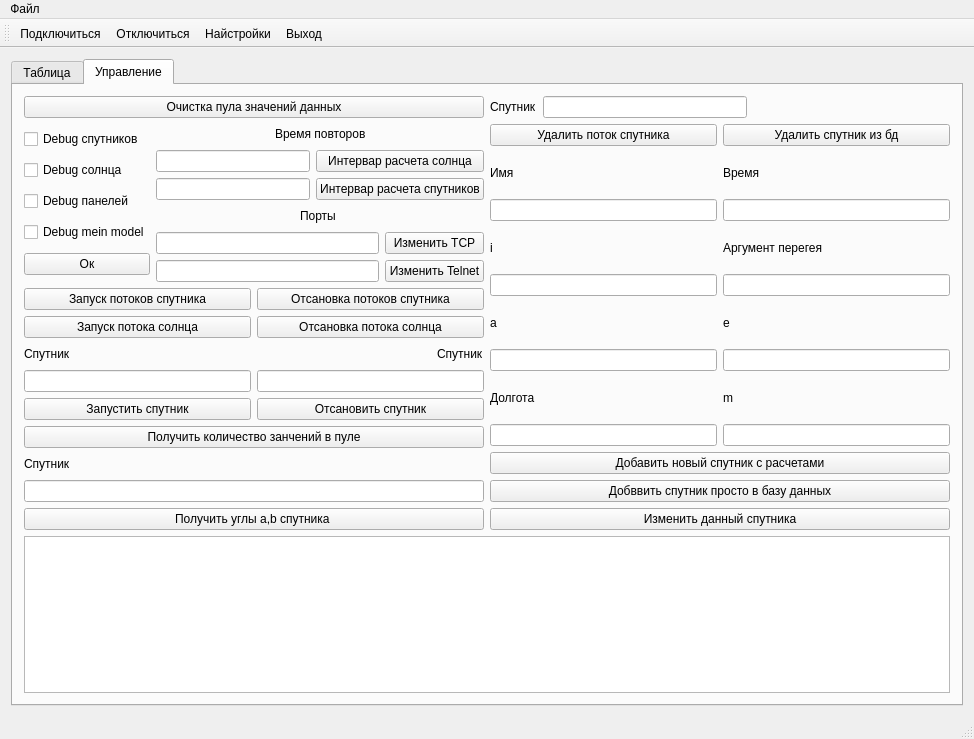
<?xml version="1.0" encoding="UTF-8"?>
<ui version="4.0">
 <class>Client</class>
 <widget class="QMainWindow" name="Client">
  <property name="geometry">
   <rect>
    <x>0</x>
    <y>0</y>
    <width>974</width>
    <height>739</height>
   </rect>
  </property>
  <property name="windowTitle">
   <string>Client</string>
  </property>
  <widget class="QWidget" name="centralWidget">
   <layout class="QGridLayout" name="gridLayout">
    <item row="0" column="1">
     <widget class="QTabWidget" name="tabWidget">
      <property name="currentIndex">
       <number>1</number>
      </property>
      <widget class="QWidget" name="tab">
       <attribute name="title">
        <string>Таблица</string>
       </attribute>
       <layout class="QGridLayout" name="gridLayout_2">
        <item row="0" column="0">
         <layout class="QVBoxLayout" name="verticalLayout">
          <item>
           <layout class="QHBoxLayout" name="horizontalLayout">
            <item>
             <widget class="QComboBox" name="comboBox">
              <property name="maximumSize">
               <size>
                <width>300</width>
                <height>300</height>
               </size>
              </property>
             </widget>
            </item>
            <item>
             <widget class="QPushButton" name="pushButton">
              <property name="text">
               <string>Показать</string>
              </property>
             </widget>
            </item>
            <item>
             <spacer name="horizontalSpacer">
              <property name="orientation">
               <enum>Qt::Horizontal</enum>
              </property>
              <property name="sizeHint" stdset="0">
               <size>
                <width>40</width>
                <height>20</height>
               </size>
              </property>
             </spacer>
            </item>
           </layout>
          </item>
          <item>
           <widget class="QLabel" name="label">
            <property name="text">
             <string>Отключен!</string>
            </property>
           </widget>
          </item>
          <item>
           <layout class="QHBoxLayout" name="horizontalLayout_2">
            <item>
             <widget class="QTableView" name="tableView">
              <property name="sizePolicy">
               <sizepolicy hsizetype="Expanding" vsizetype="Expanding">
                <horstretch>0</horstretch>
                <verstretch>0</verstretch>
               </sizepolicy>
              </property>
              <property name="minimumSize">
               <size>
                <width>460</width>
                <height>0</height>
               </size>
              </property>
              <property name="editTriggers">
               <set>QAbstractItemView::NoEditTriggers</set>
              </property>
             </widget>
            </item>
            <item>
             <spacer name="horizontalSpacer_2">
              <property name="orientation">
               <enum>Qt::Horizontal</enum>
              </property>
              <property name="sizeHint" stdset="0">
               <size>
                <width>5000</width>
                <height>500</height>
               </size>
              </property>
             </spacer>
            </item>
           </layout>
          </item>
          <item>
           <widget class="QProgressBar" name="progressBar">
            <property name="value">
             <number>0</number>
            </property>
           </widget>
          </item>
         </layout>
        </item>
       </layout>
      </widget>
      <widget class="QWidget" name="tab_2">
       <attribute name="title">
        <string>Управление</string>
       </attribute>
       <layout class="QGridLayout" name="gridLayout_3">
        <item row="0" column="0">
         <layout class="QHBoxLayout" name="horizontalLayout_12">
          <item>
           <layout class="QVBoxLayout" name="verticalLayout_13">
            <item>
             <widget class="QPushButton" name="pushButton_20">
              <property name="text">
               <string>Очистка пула значений данных</string>
              </property>
             </widget>
            </item>
            <item>
             <layout class="QHBoxLayout" name="horizontalLayout_6">
              <item>
               <layout class="QVBoxLayout" name="verticalLayout_2">
                <item>
                 <widget class="QCheckBox" name="checkBox">
                  <property name="text">
                   <string>Debug спутников</string>
                  </property>
                 </widget>
                </item>
                <item>
                 <widget class="QCheckBox" name="checkBox_2">
                  <property name="text">
                   <string>Debug солнца</string>
                  </property>
                 </widget>
                </item>
                <item>
                 <widget class="QCheckBox" name="checkBox_3">
                  <property name="text">
                   <string>Debug панелей</string>
                  </property>
                 </widget>
                </item>
                <item>
                 <widget class="QCheckBox" name="checkBox_4">
                  <property name="text">
                   <string>Debug mein model</string>
                  </property>
                 </widget>
                </item>
                <item>
                 <widget class="QPushButton" name="pushButton_2">
                  <property name="text">
                   <string>Ок</string>
                  </property>
                 </widget>
                </item>
               </layout>
              </item>
              <item>
               <layout class="QVBoxLayout" name="verticalLayout_12">
                <item>
                 <layout class="QVBoxLayout" name="verticalLayout_11">
                  <item>
                   <layout class="QHBoxLayout" name="horizontalLayout_8">
                    <item>
                     <spacer name="horizontalSpacer_6">
                      <property name="orientation">
                       <enum>Qt::Horizontal</enum>
                      </property>
                      <property name="sizeHint" stdset="0">
                       <size>
                        <width>40</width>
                        <height>20</height>
                       </size>
                      </property>
                     </spacer>
                    </item>
                    <item>
                     <widget class="QLabel" name="label_3">
                      <property name="text">
                       <string>Время повторов</string>
                      </property>
                     </widget>
                    </item>
                    <item>
                     <spacer name="horizontalSpacer_5">
                      <property name="orientation">
                       <enum>Qt::Horizontal</enum>
                      </property>
                      <property name="sizeHint" stdset="0">
                       <size>
                        <width>40</width>
                        <height>20</height>
                       </size>
                      </property>
                     </spacer>
                    </item>
                   </layout>
                  </item>
                  <item>
                   <layout class="QHBoxLayout" name="horizontalLayout_4">
                    <item>
                     <layout class="QVBoxLayout" name="verticalLayout_5">
                      <item>
                       <widget class="QLineEdit" name="lineEdit_4"/>
                      </item>
                      <item>
                       <widget class="QLineEdit" name="lineEdit_5"/>
                      </item>
                     </layout>
                    </item>
                    <item>
                     <layout class="QVBoxLayout" name="verticalLayout_10">
                      <item>
                       <widget class="QPushButton" name="pushButton_7">
                        <property name="text">
                         <string>Интервар расчета солнца</string>
                        </property>
                       </widget>
                      </item>
                      <item>
                       <widget class="QPushButton" name="pushButton_8">
                        <property name="text">
                         <string>Интервар расчета спутников</string>
                        </property>
                       </widget>
                      </item>
                     </layout>
                    </item>
                   </layout>
                  </item>
                 </layout>
                </item>
                <item>
                 <layout class="QVBoxLayout" name="verticalLayout_9">
                  <item>
                   <layout class="QHBoxLayout" name="horizontalLayout_5">
                    <item>
                     <spacer name="horizontalSpacer_3">
                      <property name="orientation">
                       <enum>Qt::Horizontal</enum>
                      </property>
                      <property name="sizeHint" stdset="0">
                       <size>
                        <width>40</width>
                        <height>20</height>
                       </size>
                      </property>
                     </spacer>
                    </item>
                    <item>
                     <widget class="QLabel" name="label_2">
                      <property name="text">
                       <string>Порты </string>
                      </property>
                     </widget>
                    </item>
                    <item>
                     <spacer name="horizontalSpacer_4">
                      <property name="orientation">
                       <enum>Qt::Horizontal</enum>
                      </property>
                      <property name="sizeHint" stdset="0">
                       <size>
                        <width>40</width>
                        <height>20</height>
                       </size>
                      </property>
                     </spacer>
                    </item>
                   </layout>
                  </item>
                  <item>
                   <layout class="QHBoxLayout" name="horizontalLayout_3">
                    <item>
                     <layout class="QVBoxLayout" name="verticalLayout_4">
                      <item>
                       <widget class="QLineEdit" name="lineEdit_2"/>
                      </item>
                      <item>
                       <widget class="QLineEdit" name="lineEdit_3"/>
                      </item>
                     </layout>
                    </item>
                    <item>
                     <layout class="QVBoxLayout" name="verticalLayout_8">
                      <item>
                       <widget class="QPushButton" name="pushButton_5">
                        <property name="text">
                         <string>Изменить TCP</string>
                        </property>
                       </widget>
                      </item>
                      <item>
                       <widget class="QPushButton" name="pushButton_6">
                        <property name="text">
                         <string>Изменить Telnet</string>
                        </property>
                       </widget>
                      </item>
                     </layout>
                    </item>
                   </layout>
                  </item>
                 </layout>
                </item>
               </layout>
              </item>
             </layout>
            </item>
            <item>
             <layout class="QHBoxLayout" name="horizontalLayout_9">
              <item>
               <layout class="QVBoxLayout" name="verticalLayout_6">
                <item>
                 <widget class="QPushButton" name="pushButton_9">
                  <property name="text">
                   <string>Запуск потоков спутника</string>
                  </property>
                 </widget>
                </item>
                <item>
                 <widget class="QPushButton" name="pushButton_11">
                  <property name="text">
                   <string>Запуск потока солнца</string>
                  </property>
                 </widget>
                </item>
                <item>
                 <layout class="QHBoxLayout" name="horizontalLayout_10">
                  <item>
                   <widget class="QLabel" name="label_4">
                    <property name="text">
                     <string>Спутник</string>
                    </property>
                   </widget>
                  </item>
                  <item>
                   <spacer name="horizontalSpacer_7">
                    <property name="orientation">
                     <enum>Qt::Horizontal</enum>
                    </property>
                    <property name="sizeHint" stdset="0">
                     <size>
                      <width>40</width>
                      <height>20</height>
                     </size>
                    </property>
                   </spacer>
                  </item>
                 </layout>
                </item>
                <item>
                 <widget class="QLineEdit" name="lineEdit_6"/>
                </item>
                <item>
                 <widget class="QPushButton" name="pushButton_13">
                  <property name="text">
                   <string>Запустить спутник</string>
                  </property>
                 </widget>
                </item>
               </layout>
              </item>
              <item>
               <layout class="QVBoxLayout" name="verticalLayout_7">
                <item>
                 <widget class="QPushButton" name="pushButton_10">
                  <property name="text">
                   <string>Отсановка потоков спутника</string>
                  </property>
                 </widget>
                </item>
                <item>
                 <widget class="QPushButton" name="pushButton_12">
                  <property name="text">
                   <string>Отсановка потока солнца</string>
                  </property>
                 </widget>
                </item>
                <item>
                 <layout class="QHBoxLayout" name="horizontalLayout_7">
                  <item>
                   <spacer name="horizontalSpacer_8">
                    <property name="orientation">
                     <enum>Qt::Horizontal</enum>
                    </property>
                    <property name="sizeHint" stdset="0">
                     <size>
                      <width>40</width>
                      <height>20</height>
                     </size>
                    </property>
                   </spacer>
                  </item>
                  <item>
                   <widget class="QLabel" name="label_5">
                    <property name="text">
                     <string>Спутник</string>
                    </property>
                   </widget>
                  </item>
                 </layout>
                </item>
                <item>
                 <widget class="QLineEdit" name="lineEdit_7"/>
                </item>
                <item>
                 <widget class="QPushButton" name="pushButton_14">
                  <property name="text">
                   <string>Отсановить спутник</string>
                  </property>
                 </widget>
                </item>
               </layout>
              </item>
             </layout>
            </item>
            <item>
             <layout class="QVBoxLayout" name="verticalLayout_3">
              <item>
               <widget class="QPushButton" name="pushButton_3">
                <property name="text">
                 <string>Получить количество занчений в пуле</string>
                </property>
               </widget>
              </item>
              <item>
               <layout class="QHBoxLayout" name="horizontalLayout_23">
                <item>
                 <widget class="QLabel" name="label_15">
                  <property name="text">
                   <string>Спутник</string>
                  </property>
                 </widget>
                </item>
                <item>
                 <spacer name="horizontalSpacer_9">
                  <property name="orientation">
                   <enum>Qt::Horizontal</enum>
                  </property>
                  <property name="sizeHint" stdset="0">
                   <size>
                    <width>40</width>
                    <height>20</height>
                   </size>
                  </property>
                 </spacer>
                </item>
               </layout>
              </item>
              <item>
               <widget class="QLineEdit" name="lineEdit"/>
              </item>
              <item>
               <widget class="QPushButton" name="pushButton_4">
                <property name="text">
                 <string>Получить углы a,b спутника </string>
                </property>
               </widget>
              </item>
             </layout>
            </item>
           </layout>
          </item>
          <item>
           <layout class="QVBoxLayout" name="verticalLayout_14">
            <item>
             <layout class="QHBoxLayout" name="horizontalLayout_13">
              <item>
               <widget class="QLabel" name="label_6">
                <property name="text">
                 <string>Спутник</string>
                </property>
               </widget>
              </item>
              <item>
               <widget class="QLineEdit" name="lineEdit_8"/>
              </item>
              <item>
               <spacer name="horizontalSpacer_12">
                <property name="orientation">
                 <enum>Qt::Horizontal</enum>
                </property>
                <property name="sizeHint" stdset="0">
                 <size>
                  <width>40</width>
                  <height>20</height>
                 </size>
                </property>
               </spacer>
              </item>
             </layout>
            </item>
            <item>
             <layout class="QHBoxLayout" name="horizontalLayout_11">
              <item>
               <widget class="QPushButton" name="pushButton_15">
                <property name="text">
                 <string>Удалить поток спутника</string>
                </property>
               </widget>
              </item>
              <item>
               <widget class="QPushButton" name="pushButton_16">
                <property name="text">
                 <string>Удалить спутник из бд</string>
                </property>
               </widget>
              </item>
             </layout>
            </item>
            <item>
             <layout class="QHBoxLayout" name="horizontalLayout_22">
              <item>
               <layout class="QVBoxLayout" name="verticalLayout_23">
                <item>
                 <layout class="QVBoxLayout" name="verticalLayout_15">
                  <item>
                   <layout class="QHBoxLayout" name="horizontalLayout_14">
                    <item>
                     <widget class="QLabel" name="label_7">
                      <property name="text">
                       <string>Имя</string>
                      </property>
                     </widget>
                    </item>
                    <item>
                     <spacer name="horizontalSpacer_10">
                      <property name="orientation">
                       <enum>Qt::Horizontal</enum>
                      </property>
                      <property name="sizeHint" stdset="0">
                       <size>
                        <width>40</width>
                        <height>20</height>
                       </size>
                      </property>
                     </spacer>
                    </item>
                   </layout>
                  </item>
                  <item>
                   <widget class="QLineEdit" name="Name"/>
                  </item>
                 </layout>
                </item>
                <item>
                 <layout class="QVBoxLayout" name="verticalLayout_18">
                  <item>
                   <layout class="QHBoxLayout" name="horizontalLayout_20">
                    <item>
                     <widget class="QLabel" name="label_13">
                      <property name="text">
                       <string>i</string>
                      </property>
                     </widget>
                    </item>
                    <item>
                     <spacer name="horizontalSpacer_17">
                      <property name="orientation">
                       <enum>Qt::Horizontal</enum>
                      </property>
                      <property name="sizeHint" stdset="0">
                       <size>
                        <width>40</width>
                        <height>20</height>
                       </size>
                      </property>
                     </spacer>
                    </item>
                   </layout>
                  </item>
                  <item>
                   <widget class="QLineEdit" name="I"/>
                  </item>
                 </layout>
                </item>
                <item>
                 <layout class="QVBoxLayout" name="verticalLayout_16">
                  <item>
                   <layout class="QHBoxLayout" name="horizontalLayout_15">
                    <item>
                     <widget class="QLabel" name="label_8">
                      <property name="text">
                       <string>a</string>
                      </property>
                     </widget>
                    </item>
                    <item>
                     <spacer name="horizontalSpacer_11">
                      <property name="orientation">
                       <enum>Qt::Horizontal</enum>
                      </property>
                      <property name="sizeHint" stdset="0">
                       <size>
                        <width>40</width>
                        <height>20</height>
                       </size>
                      </property>
                     </spacer>
                    </item>
                   </layout>
                  </item>
                  <item>
                   <widget class="QLineEdit" name="A"/>
                  </item>
                 </layout>
                </item>
                <item>
                 <layout class="QVBoxLayout" name="verticalLayout_20">
                  <item>
                   <layout class="QHBoxLayout" name="horizontalLayout_18">
                    <item>
                     <widget class="QLabel" name="label_10">
                      <property name="text">
                       <string>Долгота</string>
                      </property>
                     </widget>
                    </item>
                    <item>
                     <spacer name="horizontalSpacer_15">
                      <property name="orientation">
                       <enum>Qt::Horizontal</enum>
                      </property>
                      <property name="sizeHint" stdset="0">
                       <size>
                        <width>40</width>
                        <height>20</height>
                       </size>
                      </property>
                     </spacer>
                    </item>
                   </layout>
                  </item>
                  <item>
                   <widget class="QLineEdit" name="Dolgota"/>
                  </item>
                 </layout>
                </item>
               </layout>
              </item>
              <item>
               <layout class="QVBoxLayout" name="verticalLayout_24">
                <item>
                 <layout class="QVBoxLayout" name="verticalLayout_22">
                  <item>
                   <layout class="QHBoxLayout" name="horizontalLayout_16">
                    <item>
                     <widget class="QLabel" name="label_12">
                      <property name="text">
                       <string>Время</string>
                      </property>
                     </widget>
                    </item>
                    <item>
                     <spacer name="horizontalSpacer_13">
                      <property name="orientation">
                       <enum>Qt::Horizontal</enum>
                      </property>
                      <property name="sizeHint" stdset="0">
                       <size>
                        <width>40</width>
                        <height>20</height>
                       </size>
                      </property>
                     </spacer>
                    </item>
                   </layout>
                  </item>
                  <item>
                   <widget class="QLineEdit" name="Time"/>
                  </item>
                 </layout>
                </item>
                <item>
                 <layout class="QVBoxLayout" name="verticalLayout_21">
                  <item>
                   <layout class="QHBoxLayout" name="horizontalLayout_17">
                    <item>
                     <widget class="QLabel" name="label_9">
                      <property name="text">
                       <string>Аргумент перегея</string>
                      </property>
                     </widget>
                    </item>
                    <item>
                     <spacer name="horizontalSpacer_14">
                      <property name="orientation">
                       <enum>Qt::Horizontal</enum>
                      </property>
                      <property name="sizeHint" stdset="0">
                       <size>
                        <width>40</width>
                        <height>20</height>
                       </size>
                      </property>
                     </spacer>
                    </item>
                   </layout>
                  </item>
                  <item>
                   <widget class="QLineEdit" name="Arg_per"/>
                  </item>
                 </layout>
                </item>
                <item>
                 <layout class="QVBoxLayout" name="verticalLayout_17">
                  <item>
                   <layout class="QHBoxLayout" name="horizontalLayout_21">
                    <item>
                     <widget class="QLabel" name="label_14">
                      <property name="text">
                       <string>e </string>
                      </property>
                     </widget>
                    </item>
                    <item>
                     <spacer name="horizontalSpacer_18">
                      <property name="orientation">
                       <enum>Qt::Horizontal</enum>
                      </property>
                      <property name="sizeHint" stdset="0">
                       <size>
                        <width>40</width>
                        <height>20</height>
                       </size>
                      </property>
                     </spacer>
                    </item>
                   </layout>
                  </item>
                  <item>
                   <widget class="QLineEdit" name="E"/>
                  </item>
                 </layout>
                </item>
                <item>
                 <layout class="QVBoxLayout" name="verticalLayout_19">
                  <item>
                   <layout class="QHBoxLayout" name="horizontalLayout_19">
                    <item>
                     <widget class="QLabel" name="label_11">
                      <property name="text">
                       <string>m</string>
                      </property>
                     </widget>
                    </item>
                    <item>
                     <spacer name="horizontalSpacer_16">
                      <property name="orientation">
                       <enum>Qt::Horizontal</enum>
                      </property>
                      <property name="sizeHint" stdset="0">
                       <size>
                        <width>40</width>
                        <height>20</height>
                       </size>
                      </property>
                     </spacer>
                    </item>
                   </layout>
                  </item>
                  <item>
                   <widget class="QLineEdit" name="M"/>
                  </item>
                 </layout>
                </item>
               </layout>
              </item>
             </layout>
            </item>
            <item>
             <layout class="QVBoxLayout" name="verticalLayout_25">
              <item>
               <widget class="QPushButton" name="pushButton_17">
                <property name="text">
                 <string>Добавить новый спутник с расчетами</string>
                </property>
               </widget>
              </item>
              <item>
               <widget class="QPushButton" name="pushButton_18">
                <property name="text">
                 <string>Добввить спутник просто в базу данных</string>
                </property>
               </widget>
              </item>
              <item>
               <widget class="QPushButton" name="pushButton_19">
                <property name="text">
                 <string>Изменить данный спутника</string>
                </property>
               </widget>
              </item>
             </layout>
            </item>
           </layout>
          </item>
         </layout>
        </item>
        <item row="1" column="0">
         <widget class="QTextEdit" name="textEdit"/>
        </item>
       </layout>
      </widget>
     </widget>
    </item>
   </layout>
  </widget>
  <widget class="QMenuBar" name="menuBar">
   <property name="geometry">
    <rect>
     <x>0</x>
     <y>0</y>
     <width>974</width>
     <height>22</height>
    </rect>
   </property>
   <widget class="QMenu" name="menu">
    <property name="title">
     <string>Файл</string>
    </property>
    <addaction name="Connect"/>
    <addaction name="Disconect"/>
    <addaction name="Setting"/>
    <addaction name="Exit"/>
   </widget>
   <addaction name="menu"/>
  </widget>
  <widget class="QToolBar" name="mainToolBar">
   <attribute name="toolBarArea">
    <enum>TopToolBarArea</enum>
   </attribute>
   <attribute name="toolBarBreak">
    <bool>false</bool>
   </attribute>
   <addaction name="Connect"/>
   <addaction name="Disconect"/>
   <addaction name="Setting"/>
   <addaction name="Exit"/>
  </widget>
  <widget class="QStatusBar" name="statusBar"/>
  <action name="Connect">
   <property name="icon">
    <iconset resource="res.qrc">
     <normaloff>:/Images/connect.png</normaloff>:/Images/connect.png</iconset>
   </property>
   <property name="text">
    <string>Подключиться</string>
   </property>
   <property name="toolTip">
    <string>Подключиться к серверу</string>
   </property>
  </action>
  <action name="Disconect">
   <property name="icon">
    <iconset resource="res.qrc">
     <normaloff>:/Images/disconnect.png</normaloff>:/Images/disconnect.png</iconset>
   </property>
   <property name="text">
    <string>Отключиться</string>
   </property>
   <property name="toolTip">
    <string>Отключиться от сервера</string>
   </property>
  </action>
  <action name="Setting">
   <property name="icon">
    <iconset resource="res.qrc">
     <normaloff>:/Images/Setting.png</normaloff>:/Images/Setting.png</iconset>
   </property>
   <property name="text">
    <string>Найстройки</string>
   </property>
  </action>
  <action name="Exit">
   <property name="icon">
    <iconset resource="res.qrc">
     <normaloff>:/Images/Exit.png</normaloff>:/Images/Exit.png</iconset>
   </property>
   <property name="text">
    <string>Выход</string>
   </property>
  </action>
 </widget>
 <layoutdefault spacing="6" margin="11"/>
 <resources>
  <include location="res.qrc"/>
 </resources>
 <connections/>
</ui>
